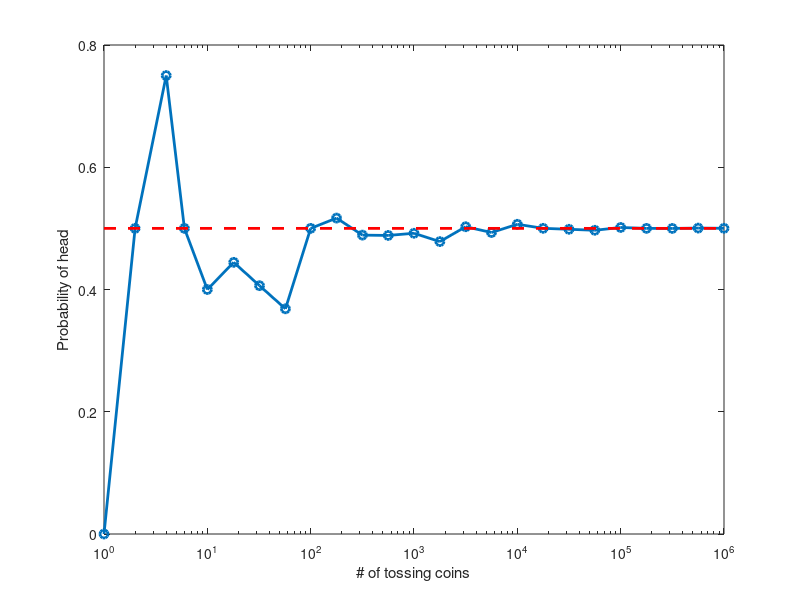

Source code (MATLAB):
clc ; clear all ; close all ; 
%% probabilty of head toward # of coin

order = 0 : .25 : 6; 
n = ceil( 10.^order )  ; 

nf = zeros(1, length(n) ) ; 
p = nan * zeros(1, length(n) ) ; 

    for i = 1:length(n) 
        x = rand(1,n(i) ) ; 
        nf(i) = length( find( x >.5)  ) ; 
    end
    
   p(1,:) = nf ./n ;
   
 semilogx(n,p,'-o','Linewidth',2) 
 hold on 
 
semilogx([1 n(end)],[0.5 0.5],'r--','linewidth',2)

xlabel( '# of tossing coins')
ylabel( 'Probability of head') 
